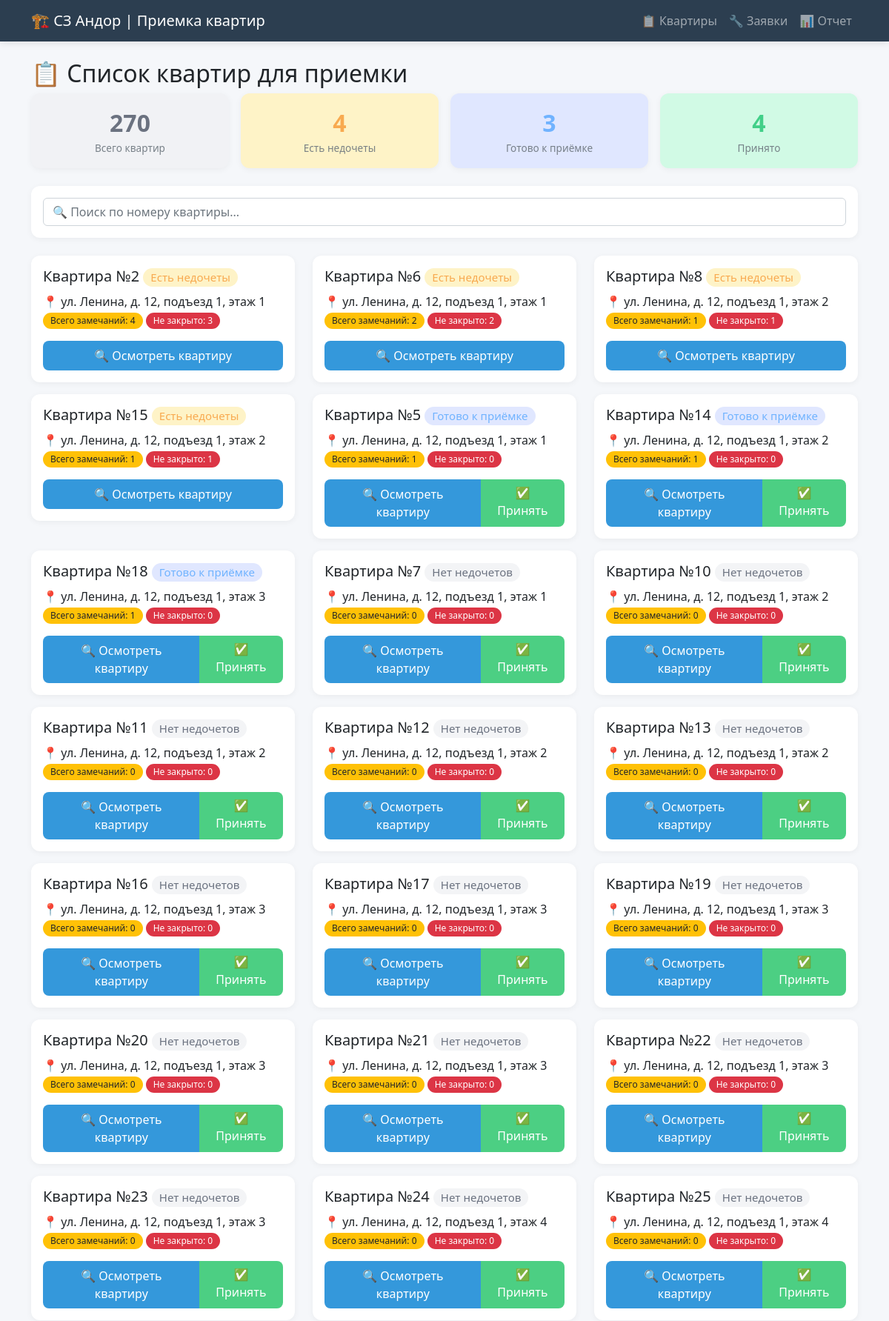
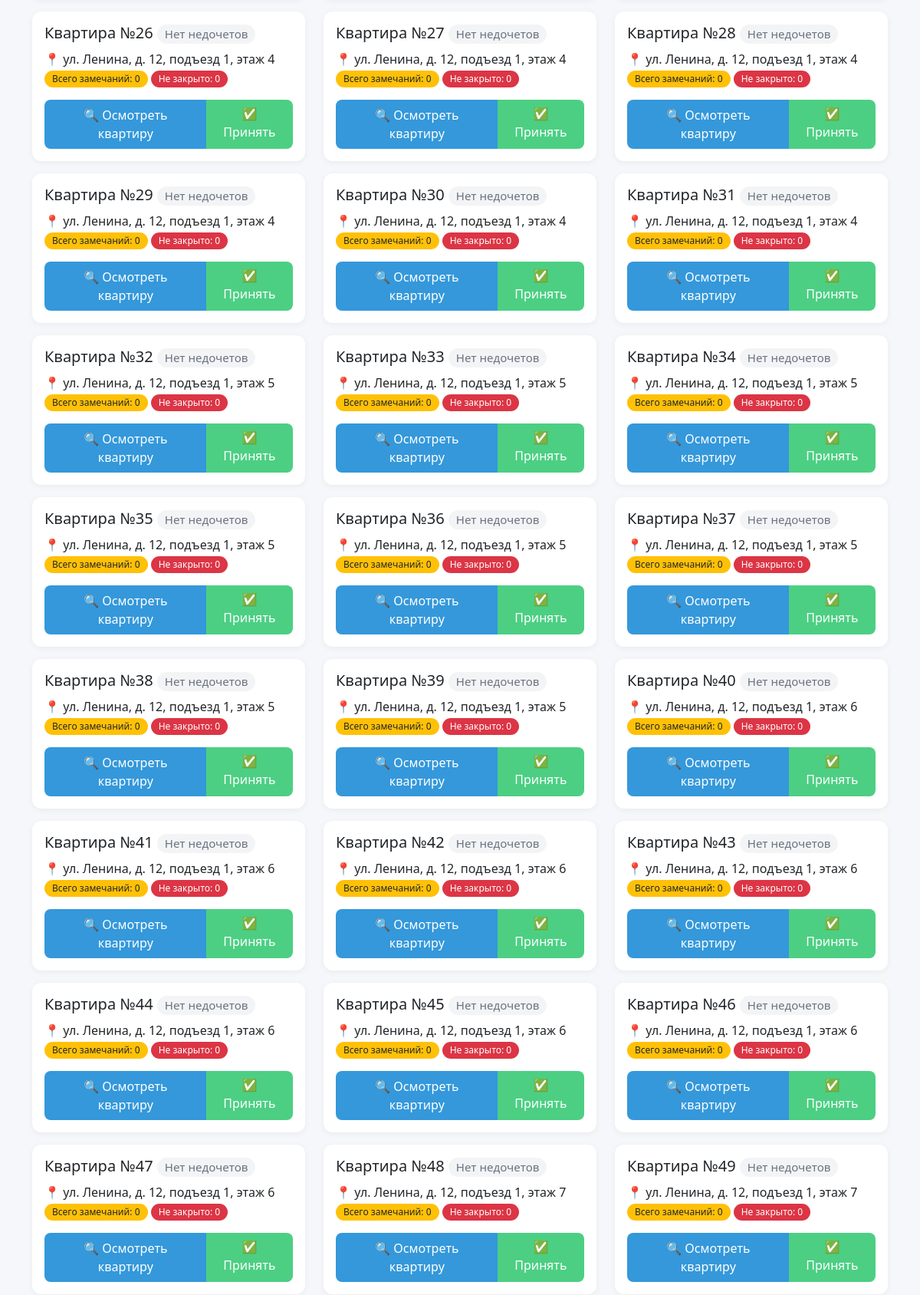
The page / (upper part) on the database its author committed (2 pictures, top to bottom).
### tables this page shows
CREATE TABLE flats (
    id INTEGER PRIMARY KEY AUTOINCREMENT,
    number TEXT NOT NULL,
    street TEXT,
    house TEXT,
    entrance INTEGER,
    floor INTEGER,
    status TEXT DEFAULT 'in_progress'
);

### app.py (the view)
@app.route('/')
def index():
    conn = get_db()
    stats = {}
    stats['total'] = conn.execute('SELECT COUNT(*) FROM flats').fetchone()[0]
    stats['accepted'] = conn.execute('SELECT COUNT(*) FROM flats WHERE status = "accepted"').fetchone()[0]
    result = conn.execute('SELECT COUNT(DISTINCT flat_id) FROM defects WHERE status = "open"').fetchone()[0]
    stats['has_defects'] = result if result else 0
    result = conn.execute('''
        SELECT COUNT(*) FROM flats f
        WHERE f.status != 'accepted'
        AND (SELECT COUNT(*) FROM defects d WHERE d.flat_id = f.id AND d.status != 'closed') = 0
        AND (SELECT COUNT(*) FROM defects d WHERE d.flat_id = f.id) > 0
    ''').fetchone()[0]
    stats['ready_for_acceptance'] = result if result else 0
    flats = conn.execute('''
        SELECT f.*, COUNT(d.id) as defect_count,
               SUM(CASE WHEN d.status = 'open' THEN 1 ELSE 0 END) as open_count
        FROM flats f
        LEFT JOIN defects d ON f.id = d.flat_id
        GROUP BY f.id
        ORDER BY
            CASE
                WHEN f.status = 'accepted' THEN 4
                WHEN COUNT(d.id) = 0 OR COUNT(d.id) IS NULL THEN 3
                WHEN SUM(CASE WHEN d.status = 'open' THEN 1 ELSE 0 END) = 0 AND COUNT(d.id) > 0 THEN 2
                ELSE 1
            END,
            CAST(f.number AS INTEGER)
    ''').fetchall()
    conn.close()
    return render_template('index.html', flats=flats, stats=stats)

### app.py (called while the page is built)
def get_db():
    conn = sqlite3.connect(DB_PATH)
    conn.row_factory = sqlite3.Row
    return conn

### templates/index.html (shortened to what this page needs)
{% extends "base.html" %}
{% block content %}
<h2>📋 Список квартир для приемки</h2>
<div class="row mb-4 g-3">
    <div class="col-md-3 col-6">
        <div class="stat-card card text-center p-3" style="background: #f1f2f5;">
            <div class="stat-number" style="color: #6b7280;">{{ stats.total }}</div>
            <div class="stat-label text-muted">Всего квартир</div>
        </div>
    </div>
    <div class="col-md-3 col-6">
        <div class="stat-card card text-center p-3" style="background: #fef3c7;">
            <div class="stat-number" style="color: #f8aa50;">{{ stats.has_defects }}</div>
            <div class="stat-label text-muted">Есть недочеты</div>
        </div>
    </div>
    <div class="col-md-3 col-6">
        <div class="stat-card card text-center p-3" style="background: #e0e7ff;">
            <div class="stat-number" style="color: #70b3ff;">{{ stats.ready_for_acceptance }}</div>
            <div class="stat-label text-muted">Готово к приёмке</div>
        </div>
    </div>
    <div class="col-md-3 col-6">
        <div class="stat-card card text-center p-3" style="background: #d1fae5;">
            <div class="stat-number" style="color: #41cf88;">{{ stats.accepted }}</div>
            <div class="stat-label text-muted">Принято</div>
        </div>
    </div>
</div>
<div class="card mb-4">
    <div class="card-body">
        <input type="text" id="searchInput" class="form-control" placeholder="🔍 Поиск по номеру квартиры...">
    </div>
</div>
<div class="row" id="flatsContainer">
    {% for flat in flats %}
    <div class="col-md-4 mb-3 flat-card" data-search="{{ flat.number }}">
        <div class="card">
            <div class="card-body">
                <h5 class="card-title">
                    Квартира №{{ flat.number }}
                    {% if flat.status == 'accepted' %}
    <span class="badge" style="background: #d1fae5; color: #41cf88;">Принята</span>
{% elif flat.open_count == 0 and flat.defect_count > 0 %}
    <span class="badge" style="background: #e0e7ff; color: #70b3ff;">Готово к приёмке</span>
{% elif flat.open_count > 0 %}
    <span class="badge" style="background: #fef3c7; color: #f8aa50;">Есть недочеты</span>
{% else %}
    <span class="badge" style="background: #f3f4f6; color: #6b7280;">Нет недочетов</span>
{% endif %}
                </h5>
                <p class="card-text">
                    📍 {{ flat.street }}, д. {{ flat.house }}, подъезд {{ flat.entrance }}, этаж {{ flat.floor }}<br>
                    <span class="badge bg-warning text-dark">Всего замечаний: {{ flat.defect_count or 0 }}</span>
                    <span class="badge bg-danger">Не закрыто: {{ flat.open_count or 0 }}</span>
                </p>
                <div class="btn-group w-100">
                    <a href="/flat/{{ flat.id }}" class="btn btn-primary">🔍 Осмотреть квартиру</a>
                    {% if flat.status != 'accepted' and (flat.open_count == 0 or flat.defect_count == 0) %}
                        <a href="/accept_flat/{{ flat.id }}" class="btn btn-success" onclick="return confirm('Принять квартиру?')">✅ Принять</a>
                    {% endif %}
                </div>
            </div>
        </div>
    </div>
    {% endfor %}
</div>
{% endblock %}

### templates/base.html (style rules this page uses)
body { background-color: #f5f7fa; font-family: 'Segoe UI', Tahoma, Geneva, Verdana, sans-serif; }
.card { border: none; border-radius: 12px; box-shadow: 0 2px 8px rgba(0,0,0,0.05); transition: transform 0.2s, box-shadow 0.2s; }
.stat-card { border-radius: 12px; border: none; }
.stat-number { font-size: 2rem; font-weight: 600; margin-bottom: 0; }
.stat-label { font-size: 0.85rem; opacity: 0.9; margin-bottom: 0; }
.badge { padding: 5px 10px; font-weight: 500; border-radius: 20px; }
.btn-primary { background-color: #3498db; border: none; border-radius: 8px; padding: 8px 16px; font-weight: 500; }
.btn-success { background-color: #4ccf83; border: none; border-radius: 8px; }

### rows shown on the page
flats: number "2", status "Есть недочеты", street "ул. Ленина", house "12", entrance "1", floor "1", defect_count "4", open_count "3"
flats: number "6", status "Есть недочеты", street "ул. Ленина", house "12", entrance "1", floor "1", defect_count "2", open_count "2"
flats: number "8", status "Есть недочеты", street "ул. Ленина", house "12", entrance "1", floor "2"
flats: number "15", status "Есть недочеты", street "ул. Ленина", house "12", entrance "1", floor "2"
flats: number "5", status "Готово к приёмке", street "ул. Ленина", house "12", entrance "1", floor "1", defect_count "1", open_count "0"
flats: number "14", status "Готово к приёмке", street "ул. Ленина", house "12", entrance "1", floor "2", open_count "0"
flats: number "18", status "Готово к приёмке", street "ул. Ленина", house "12", entrance "1", floor "3", open_count "0"
flats: number "7", status "Нет недочетов", street "ул. Ленина", house "12", entrance "1", floor "1", defect_count "0", open_count "0"
flats: number "10", status "Нет недочетов", street "ул. Ленина", house "12", entrance "1", floor "2", defect_count "0", open_count "0"
flats: number "11", status "Нет недочетов", street "ул. Ленина", house "12", entrance "1", floor "2", defect_count "0", open_count "0"
flats: number "12", status "Нет недочетов", street "ул. Ленина", house "12", entrance "1", floor "2", defect_count "0", open_count "0"
flats: number "13", status "Нет недочетов", street "ул. Ленина", house "12", entrance "1", floor "2", defect_count "0", open_count "0"
flats: number "16", status "Нет недочетов", street "ул. Ленина", house "12", entrance "1", floor "3", defect_count "0", open_count "0"
flats: number "17", status "Нет недочетов", street "ул. Ленина", house "12", entrance "1", floor "3", defect_count "0", open_count "0"
flats: number "19", status "Нет недочетов", street "ул. Ленина", house "12", entrance "1", floor "3", defect_count "0", open_count "0"
flats: number "20", status "Нет недочетов", street "ул. Ленина", house "12", entrance "1", floor "3", defect_count "0", open_count "0"
flats: number "21", status "Нет недочетов", street "ул. Ленина", house "12", entrance "1", floor "3", defect_count "0", open_count "0"
flats: number "22", status "Нет недочетов", street "ул. Ленина", house "12", entrance "1", floor "3", defect_count "0", open_count "0"
flats: number "23", status "Нет недочетов", street "ул. Ленина", house "12", entrance "1", floor "3", defect_count "0", open_count "0"
flats: number "24", status "Нет недочетов", street "ул. Ленина", house "12", entrance "1", floor "4", defect_count "0", open_count "0"
flats: number "25", status "Нет недочетов", street "ул. Ленина", house "12", entrance "1", floor "4", defect_count "0", open_count "0"
flats: number "26", status "Нет недочетов", street "ул. Ленина", house "12", entrance "1", floor "4", defect_count "0", open_count "0"
flats: number "27", status "Нет недочетов", street "ул. Ленина", house "12", entrance "1", floor "4", defect_count "0", open_count "0"
flats: number "28", status "Нет недочетов", street "ул. Ленина", house "12", entrance "1", floor "4", defect_count "0", open_count "0"
flats: number "29", status "Нет недочетов", street "ул. Ленина", house "12", entrance "1", floor "4", defect_count "0", open_count "0"
flats: number "30", status "Нет недочетов", street "ул. Ленина", house "12", entrance "1", floor "4", defect_count "0", open_count "0"
flats: number "31", status "Нет недочетов", street "ул. Ленина", house "12", entrance "1", floor "4", defect_count "0", open_count "0"
flats: number "32", status "Нет недочетов", street "ул. Ленина", house "12", entrance "1", floor "5", defect_count "0", open_count "0"
flats: number "33", status "Нет недочетов", street "ул. Ленина", house "12", entrance "1", floor "5", defect_count "0", open_count "0"
flats: number "34", status "Нет недочетов", street "ул. Ленина", house "12", entrance "1", floor "5", defect_count "0", open_count "0"
flats: number "35", status "Нет недочетов", street "ул. Ленина", house "12", entrance "1", floor "5", defect_count "0", open_count "0"
flats: number "36", status "Нет недочетов", street "ул. Ленина", house "12", entrance "1", floor "5", defect_count "0", open_count "0"
flats: number "37", status "Нет недочетов", street "ул. Ленина", house "12", entrance "1", floor "5", defect_count "0", open_count "0"
flats: number "38", status "Нет недочетов", street "ул. Ленина", house "12", entrance "1", floor "5", defect_count "0", open_count "0"
flats: number "39", status "Нет недочетов", street "ул. Ленина", house "12", entrance "1", floor "5", defect_count "0", open_count "0"
flats: number "40", status "Нет недочетов", street "ул. Ленина", house "12", entrance "1", floor "6", defect_count "0", open_count "0"
flats: number "41", status "Нет недочетов", street "ул. Ленина", house "12", entrance "1", floor "6", defect_count "0", open_count "0"
flats: number "42", status "Нет недочетов", street "ул. Ленина", house "12", entrance "1", floor "6", defect_count "0", open_count "0"
flats: number "43", status "Нет недочетов", street "ул. Ленина", house "12", entrance "1", floor "6", defect_count "0", open_count "0"
flats: number "44", status "Нет недочетов", street "ул. Ленина", house "12", entrance "1", floor "6", defect_count "0", open_count "0"
flats: number "45", status "Нет недочетов", street "ул. Ленина", house "12", entrance "1", floor "6", defect_count "0", open_count "0"
flats: number "46", status "Нет недочетов", street "ул. Ленина", house "12", entrance "1", floor "6", defect_count "0", open_count "0"
flats: number "47", status "Нет недочетов", street "ул. Ленина", house "12", entrance "1", floor "6", defect_count "0", open_count "0"
flats: number "48", status "Нет недочетов", street "ул. Ленина", house "12", entrance "1", floor "7", defect_count "0", open_count "0"
flats: number "49", status "Нет недочетов", street "ул. Ленина", house "12", entrance "1", floor "7", defect_count "0", open_count "0"

### other values the page prints
{{ stats.total }} "270"
{{ stats.has_defects }} "4"
{{ stats.ready_for_acceptance }} "3"
{{ stats.accepted }} "4"
